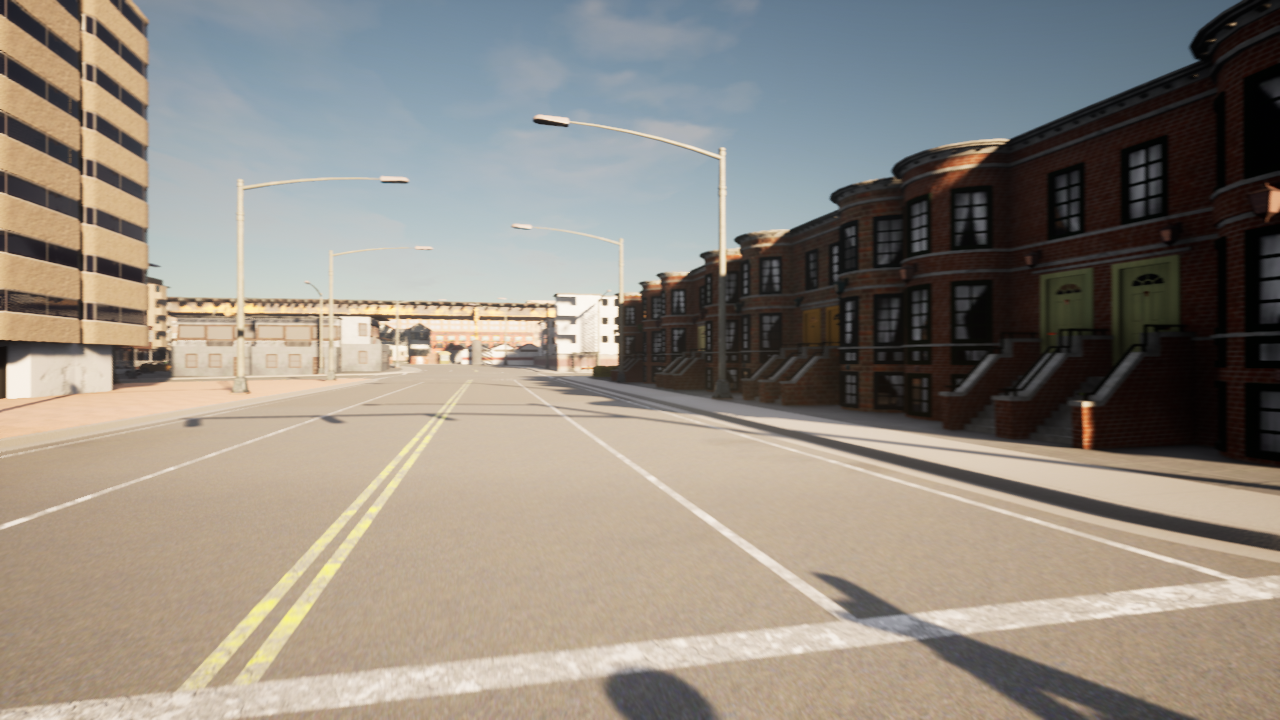
#> input picture experiments/lane_detection/lane_dataset/00013054.png, 1280 x 720 px
$ python -i lane_detection_opencv_ex1.py   (imports and definitions only)
#> lines starting #> are read from the running program, lines starting #| are printed output that depends on the picture; after the words box and inside, x2 and y2 are one past the last pixel; in counts of white or black regions, pixels touching at a corner belong together
#> further down, picture is the input picture: shape (720, 1280, 3); mean B, G, R 128.7, 137.9, 144.8
'''
Lane Detection Experiment 2
# -------------------------
Created on Wed Mar  3 17:10:35 2021

@author: Kevin Machado Gamboa

References:
    1. https://gist.github.com/pknowledge/8933224beea63ffd818f72da76b18f3e
'''
# -----------------------------------------------------------------------------
#                                Libraries
# -----------------------------------------------------------------------------
import os
import cv2 as cv
import numpy as np
import matplotlib.pylab as plt
# %%
# -----------------------------------------------------------------------------
#                          Functions Implemented
# -----------------------------------------------------------------------------
def region_of_interest(img, vertices):
    mask = np.zeros_like(img)
    #channel_count = img.shape[2]
    match_mask_color = 255
    cv.fillPoly(mask, vertices, match_mask_color)
    masked_image = cv.bitwise_and(img, mask)
    return masked_image

def drow_the_lines(img, lines):
    img = np.copy(img)
    blank_image = np.zeros((img.shape[0], img.shape[1], 3), dtype=np.uint8)

    for line in lines:
        for x1, y1, x2, y2 in line:
            cv.line(blank_image, (x1,y1), (x2,y2), (0, 255, 0), thickness=10)

    img = cv.addWeighted(img, 0.8, blank_image, 1, 0.0)
    return img

def paint_lanes(image):
    image = cv.cvtColor(image, cv.COLOR_BGR2RGB)
    # Image shape
    height, width = image.shape[0], image.shape[1]
#> height = 720; width = 1280
    region_of_interest_vertices = [
        (0, height),
        (width / 2, height / 2),
        (width, height)
    ]
#> region_of_interest_vertices = [(0, 720), (640, 360), (1280, 720)]
    gray_image = cv.cvtColor(image, cv.COLOR_RGB2GRAY)
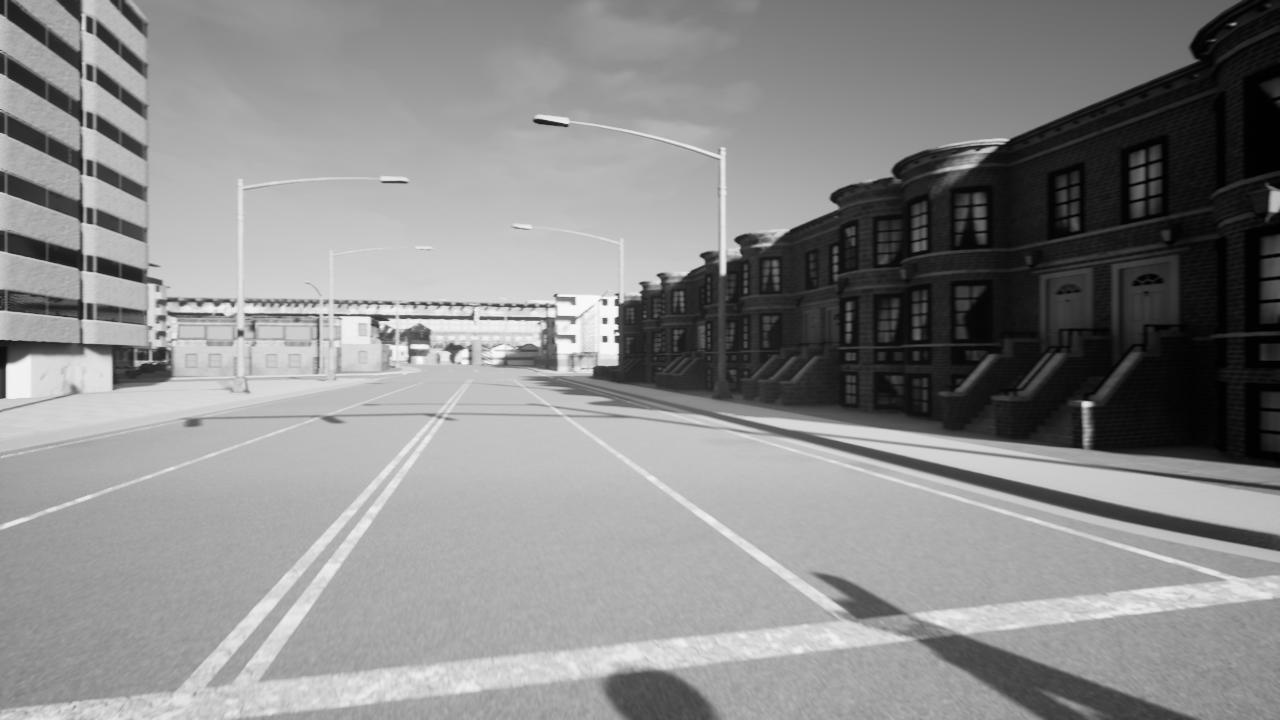
#> gray_image: shape (720, 1280); min 1, max 251, mean 138.9
    canny_image = cv.Canny(gray_image, 100, 200)
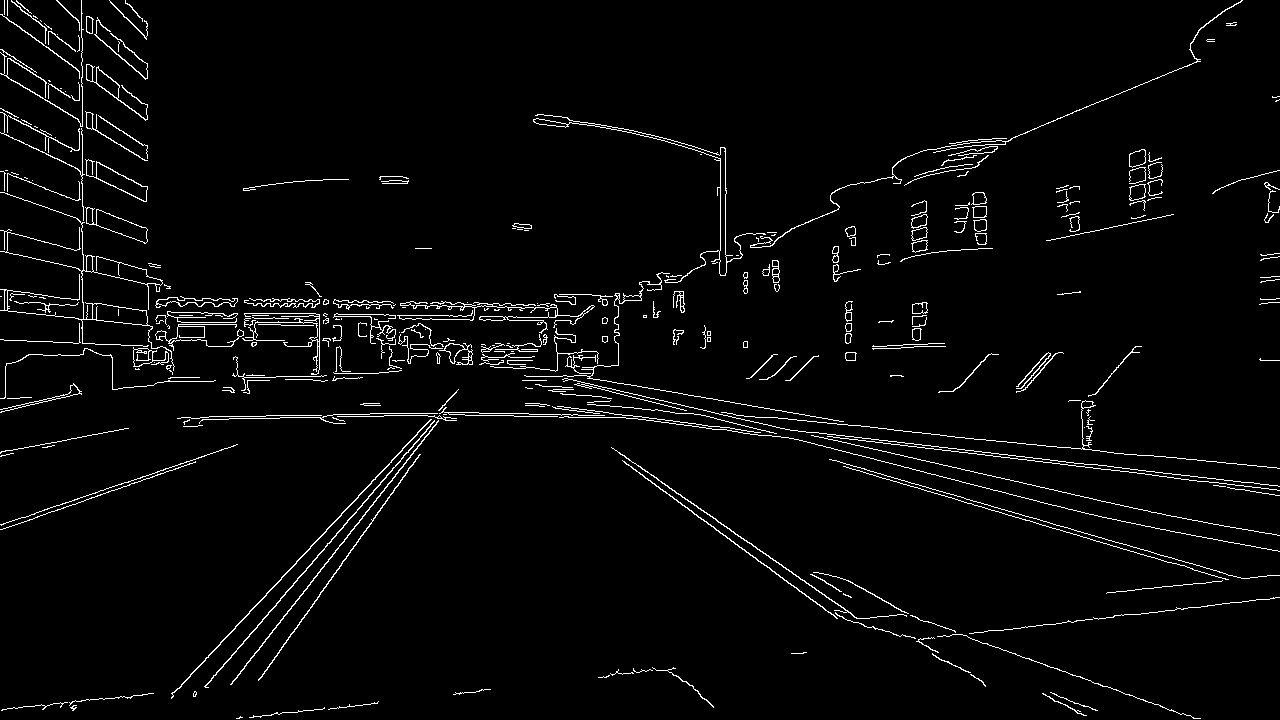
#> canny_image: shape (720, 1280); 3% white in thin lines or dots
    cropped_image = region_of_interest(canny_image,
                                       np.array([region_of_interest_vertices], np.int32), )
#> in region_of_interest, `cv.fillPoly(mask, vertices, match_mask_color)`: mask: shape (720, 1280); 25% white; 1 white region, box (x1, y1, x2, y2) and area: (1, 360, 1280, 720) 230680
#> in region_of_interest, `masked_image = cv.bitwise_and(img, mask)`:
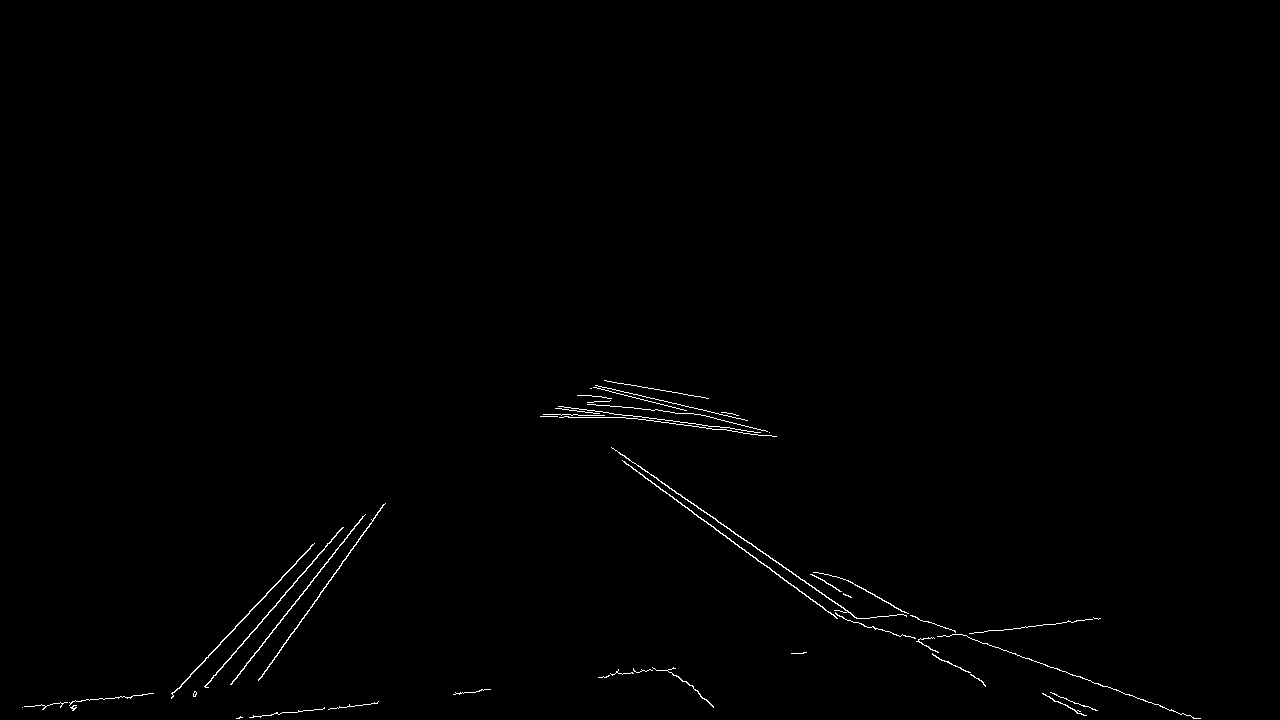
#> masked_image: shape (720, 1280); 0.52% white in thin lines or dots, all inside (x1, y1, x2, y2) = (22, 380, 1201, 719)
    lines = cv.HoughLinesP(cropped_image,
                           rho=6,
                           theta=np.pi / 180,
                           threshold=160,
                           lines=np.array([]),
                           minLineLength=40,
                           maxLineGap=25)
#> lines = 32 rows, first 6: [624, 462, 835, 616], [252, 717, 377, 702], [718, 522, 875, 628], [555, 408, 737, 431], [610, 673, 653, 668], [918, 640, 1097, 618]

    return drow_the_lines(image, lines)
#> the loop in drow_the_lines, `for line in lines:` made 32 passes
#> line on passes 1 to 12: [[624, 462, 835, 616]], [[252, 717, 377, 702]], [[718, 522, 875, 628]], [[555, 408, 737, 431]], [[610, 673, 653, 668]], [[918, 640, 1097, 618]], [[205, 686, 343, 527]], [[958, 634, 1080, 676]], [[172, 694, 312, 544]], [[258, 680, 339, 568]], [[909, 636, 983, 682]], [[647, 400, 695, 414]]
#> in drow_the_lines, `img = cv.addWeighted(img, 0.8, blank_image, 1, 0.0)`:
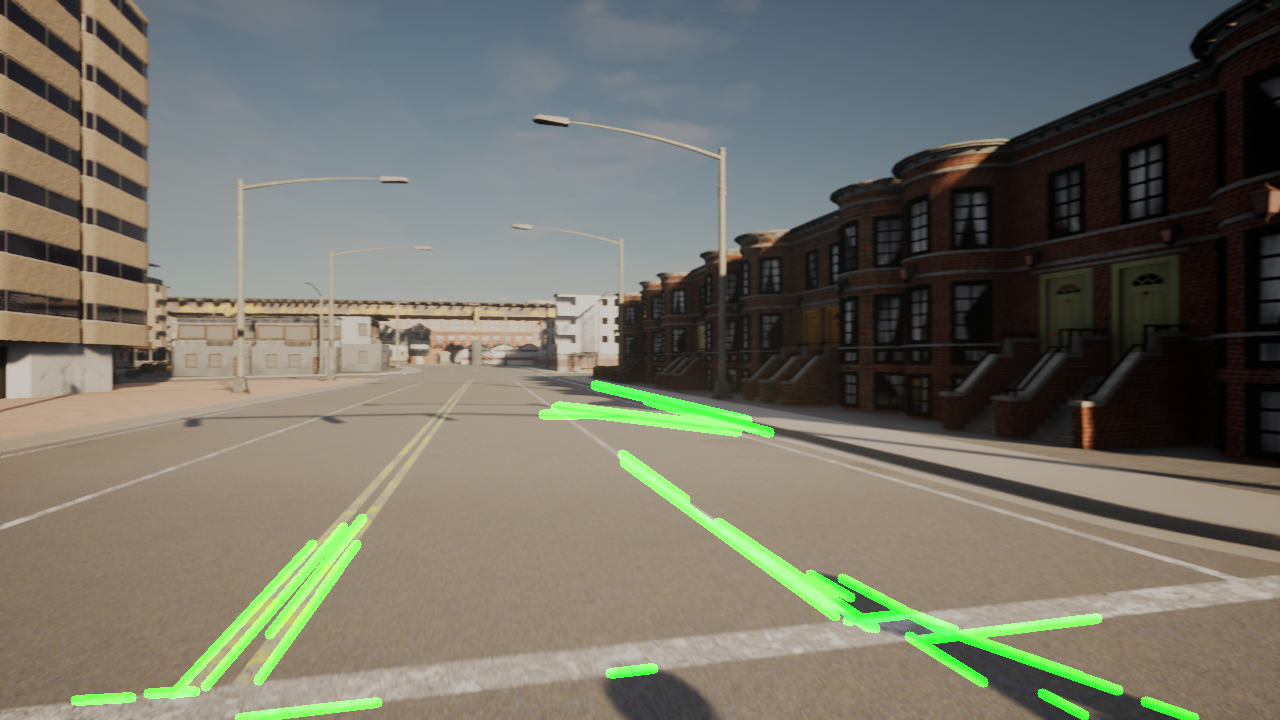
#> img: shape (720, 1280, 3); mean R, G, B 115.9, 114.3, 103
# %%
# -----------------------------------------------------------------------------
#                          Loading Images
# -----------------------------------------------------------------------------
im_folder = '../lane_dataset'
# [1 line not run here, left out]
# [1 line that did not run here, left out]
#or_size = (im.shape[0], im.shape[1])
fig, axes = plt.subplots(nrows=6, ncols=2, figsize=(10,20))
# [14 lines not run here, left out]

>>> import cv2
>>> picture = cv2.imread('../lane_dataset/00013054.png')
>>> result = paint_lanes(picture)
